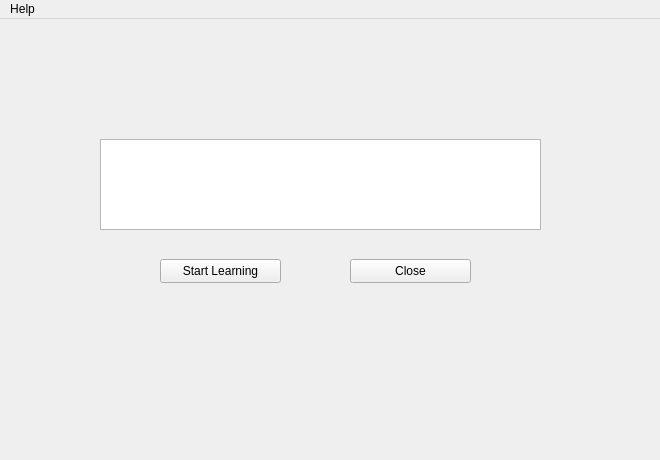
<?xml version="1.0" encoding="UTF-8"?>
<ui version="4.0">
 <class>Onlearn</class>
 <widget class="QMainWindow" name="Onlearn">
  <property name="geometry">
   <rect>
    <x>0</x>
    <y>0</y>
    <width>660</width>
    <height>460</height>
   </rect>
  </property>
  <property name="windowTitle">
   <string>Onlearn</string>
  </property>
  <property name="styleSheet">
   <string notr="true"/>
  </property>
  <widget class="QWidget" name="centralwidget">
   <widget class="QPushButton" name="pushButton">
    <property name="geometry">
     <rect>
      <x>160</x>
      <y>240</y>
      <width>121</width>
      <height>24</height>
     </rect>
    </property>
    <property name="text">
     <string>Start Learning</string>
    </property>
   </widget>
   <widget class="QPushButton" name="pushButton_2">
    <property name="geometry">
     <rect>
      <x>350</x>
      <y>240</y>
      <width>121</width>
      <height>24</height>
     </rect>
    </property>
    <property name="text">
     <string>Close</string>
    </property>
   </widget>
   <widget class="QTextBrowser" name="textBrowser">
    <property name="geometry">
     <rect>
      <x>100</x>
      <y>120</y>
      <width>441</width>
      <height>91</height>
     </rect>
    </property>
    <property name="html">
     <string>&lt;!DOCTYPE HTML PUBLIC &quot;-//W3C//DTD HTML 4.0//EN&quot; &quot;http://www.w3.org/TR/REC-html40/strict.dtd&quot;&gt;
&lt;html&gt;&lt;head&gt;&lt;meta name=&quot;qrichtext&quot; content=&quot;1&quot; /&gt;&lt;meta charset=&quot;utf-8&quot; /&gt;&lt;style type=&quot;text/css&quot;&gt;
p, li { white-space: pre-wrap; }
&lt;/style&gt;&lt;/head&gt;&lt;body style=&quot; font-family:'Segoe UI'; font-size:9pt; font-weight:400; font-style:normal;&quot;&gt;
&lt;p align=&quot;center&quot; style=&quot;-qt-paragraph-type:empty; margin-top:0px; margin-bottom:0px; margin-left:0px; margin-right:0px; -qt-block-indent:0; text-indent:0px;&quot;&gt;&lt;br /&gt;&lt;/p&gt;&lt;/body&gt;&lt;/html&gt;</string>
    </property>
   </widget>
  </widget>
  <widget class="QMenuBar" name="menubar">
   <property name="geometry">
    <rect>
     <x>0</x>
     <y>0</y>
     <width>660</width>
     <height>21</height>
    </rect>
   </property>
   <widget class="QMenu" name="menuAbout">
    <property name="title">
     <string>Help</string>
    </property>
    <addaction name="separator"/>
    <addaction name="actionHome"/>
    <addaction name="actionAbout"/>
    <addaction name="actionQuit"/>
   </widget>
   <addaction name="menuAbout"/>
  </widget>
  <action name="actionAbout">
   <property name="text">
    <string>About</string>
   </property>
  </action>
  <action name="actionQuit">
   <property name="text">
    <string>Quit</string>
   </property>
  </action>
  <action name="actionHome">
   <property name="text">
    <string>Home</string>
   </property>
  </action>
 </widget>
 <resources/>
 <connections/>
</ui>
